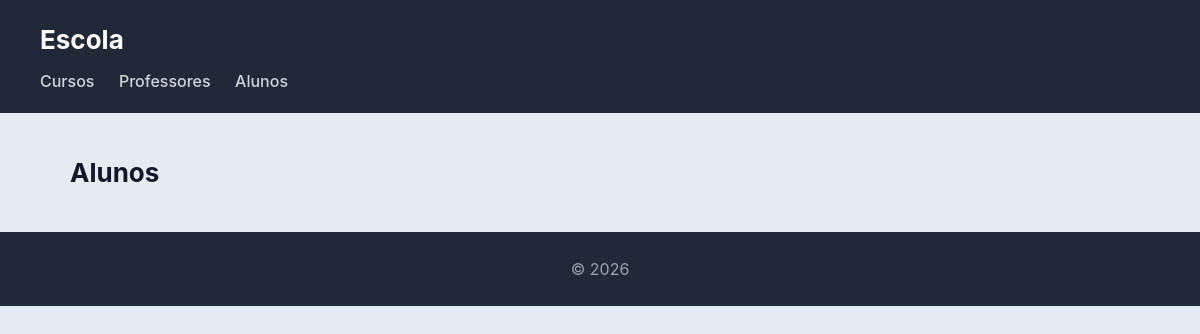
The app's page /escolaOnline/alunos/, older data.
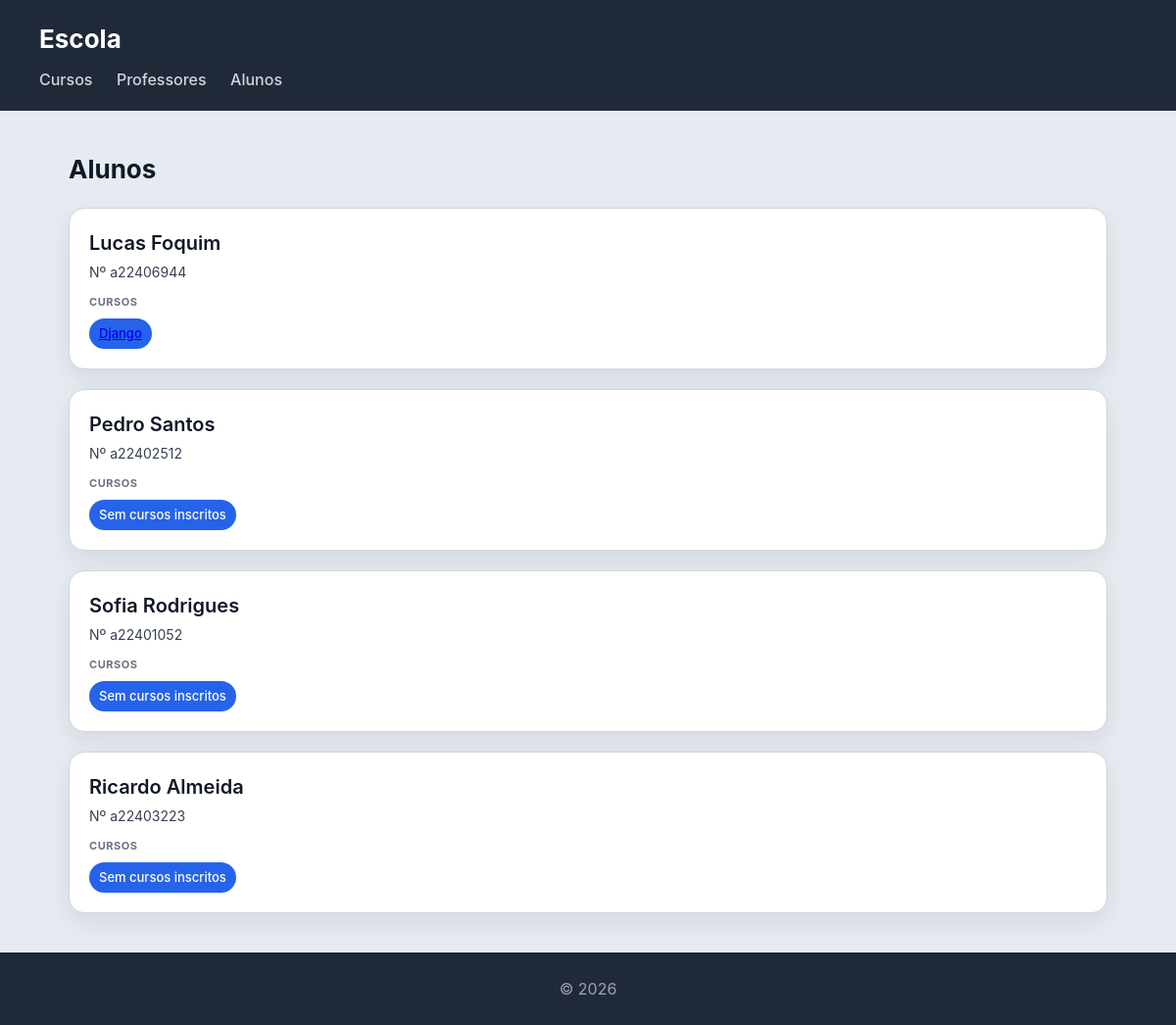
The same page, newer data.
### escolaOnline/models.py (models this page shows, shortened)
class Aluno(models.Model):
    nome = models.CharField(max_length=100)
    numero = models.CharField(max_length=20, unique=True)

class Curso(models.Model):
    nome = models.CharField(max_length=100)
    imagem = models.ImageField(upload_to='cursos/')
    professor = models.ForeignKey(Professor, on_delete=models.CASCADE, related_name='cursos')
    alunos = models.ManyToManyField(Aluno, related_name='cursos')

### escolaOnline/views.py (the view)
# urls.py: path('alunos/', views.alunos_view, name='alunos'),
def alunos_view(request):
    alunos = Aluno.objects.prefetch_related('cursos').all()
    return render(request, 'escolaOnline/alunos.html', {'alunos': alunos})

### escolaOnline/templates/escolaOnline/alunos.html
{% extends "escolaOnline/base.html" %}
{% block content %}
<h2>Alunos</h2>
<section>
    {% for aluno in alunos %}
    <article>
        <header>
            <h3>{{ aluno.nome }}</h3>
            <p>Nº {{ aluno.numero }}</p>
        </header>
        <section>
            <h4>Cursos</h4>
            <ul>
                {% for curso in aluno.cursos.all %}
                    <li>
                        <a href="{% url 'curso' curso.id %}">{{ curso.nome }}</a>
                    </li>
                {% empty %}
                    <li>Sem cursos inscritos</li>
                {% endfor %}
            </ul>
        </section>
    </article>
    {% endfor %}
</section>
{% endblock %}

Row changes from the older to the newer data that the page shows:
added Aluno: nome "Lucas Foquim", numero "a22406944"
added Curso: nome "Django"
added Aluno: nome "Pedro Santos", numero "a22402512"
added Aluno: nome "Sofia Rodrigues", numero "a22401052"
added Aluno: nome "Ricardo Almeida", numero "a22403223"
